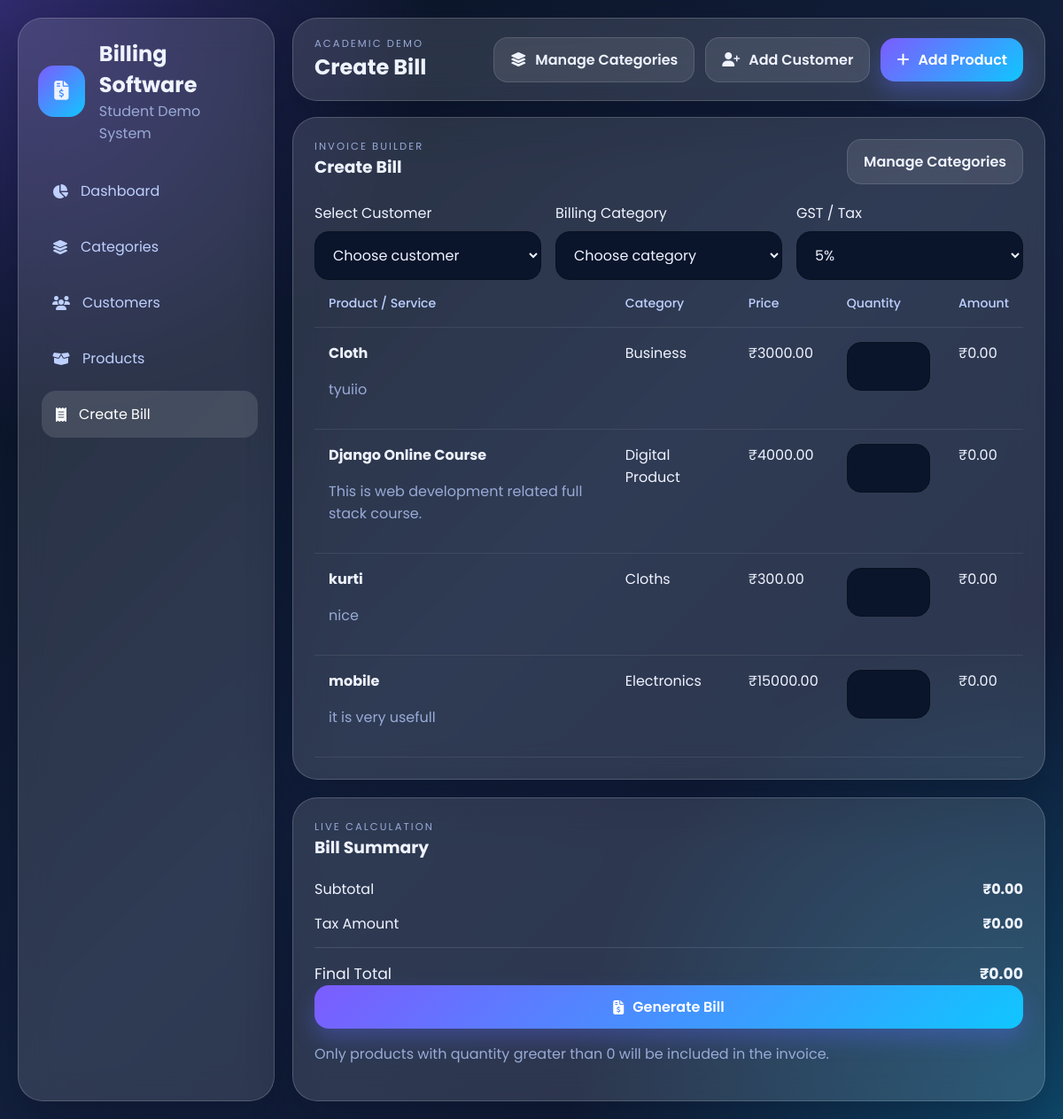
Page /bills/create/ on the committed database.
### billing/models.py (models this page shows, shortened)
class Product(models.Model):
    name = models.CharField(max_length=120)
    category = models.ForeignKey(Category, on_delete=PROTECT, related_name="products")
    price = models.DecimalField(max_digits=10, decimal_places=2)
    description = models.TextField(blank=True)
    created_at = models.DateTimeField(auto_now_add=True)
    class Meta:
        ordering = ["name"]

class Category(models.Model):
    name = models.CharField(max_length=100, unique=True)
    created_at = models.DateTimeField(auto_now_add=True)
    class Meta:
        ordering = ["name"]
        verbose_name_plural = "Categories"

### billing/views.py (the view, shortened to what this page needs)
# urls.py: path("bills/create/", views.create_bill, name="create_bill"),
def create_bill(request):
    customer_list = Customer.objects.all()
    product_list = Product.objects.select_related("category").all()
    category_list = Category.objects.all()
    selected_quantities = {}
    selected_customer = request.POST.get("customer", "")
    selected_category = request.POST.get("category", "")
    selected_tax = request.POST.get("tax_percentage", "5")
    context = {
        "page_title": "Create Bill",
        "customers": customer_list,
        "products": product_list,
        "categories": category_list,
        "tax_choices": TAX_CHOICES,
        "selected_customer": str(selected_customer),
        "selected_category": selected_category,
        "selected_tax": str(selected_tax),
        "selected_quantities": selected_quantities,
    }
    return render(request, "billing/create_bill.html", context)

### billing/context_processors.py (called while the page is built)
def sidebar_categories(request):
    return {
        "sidebar_categories": Category.objects.all()[:8],
    }

### billing/templatetags/billing_extras.py (called while the page is built)
@register.filter
def get_item(dictionary, key):
    if dictionary is None:
        return ""
    return dictionary.get(str(key), "")

### billing/templates/billing/create_bill.html (shortened to what this page needs)
{% extends 'billing/base.html' %}
{% load billing_extras %}
{% block content %}
<form method="post" class="content-grid bill-layout" id="bill-form">
    <section class="glass-panel panel-card">
        <div class="section-title">
            <div>
                <p class="eyebrow">Invoice builder</p>
                <h3>Create Bill</h3>
            </div>
            <a href="{% url 'billing:categories' %}" class="btn btn-light">Manage Categories</a>
        </div>
        <div class="form-grid three-columns compact-gap">
            <div class="form-group">
                <label for="customer">Select Customer</label>
                <select id="customer" name="customer" required>
                    <option value="">Choose customer</option>
                </select>
            </div>
            <div class="form-group">
                <label for="category">Billing Category</label>
                <select id="category" name="category" required>
                    <option value="">Choose category</option>
                </select>
            </div>
            <div class="form-group">
                <label for="tax_percentage">GST / Tax</label>
                <select id="tax_percentage" name="tax_percentage">
                    {% for tax in tax_choices %}
                        <option value="{{ tax }}" {% if selected_tax == tax|stringformat:'s' %}selected{% endif %}>{{ tax }}%</option>
                    {% endfor %}
                </select>
            </div>
        </div>
        <div class="table-wrapper bill-table-wrapper">
            <table class="data-table bill-table">
                <thead>
                    <tr>
                        <th>Product / Service</th>
                        <th>Category</th>
                        <th>Price</th>
                        <th>Quantity</th>
                        <th>Amount</th>
                    </tr>
                </thead>
                <tbody>
                    {% for product in products %}
                        <tr>
                            <td>
                                <strong>{{ product.name }}</strong>
                                <p class="table-note">{{ product.description|default:'No description available.' }}</p>
                            </td>
                            <td>{{ product.category.name }}</td>
                            <td class="product-price" data-price="{{ product.price }}">₹{{ product.price }}</td>
                            <td>
                                <input
                                    type="number"
                                    min="0"
                                    step="1"
                                    value="{{ selected_quantities|get_item:product.id }}"
                                    name="quantity_{{ product.id }}"
                                    class="quantity-input"
                                    data-price="{{ product.price }}"
                                >
                            </td>
                            <td class="line-total">₹0.00</td>
                        </tr>
                    {% endfor %}
                </tbody>
            </table>
        </div>
    </section>
    <aside class="glass-panel panel-card summary-card sticky-card">
        <div class="section-title">
            <div>
                <p class="eyebrow">Live calculation</p>
                <h3>Bill Summary</h3>
            </div>
        </div>
        <div class="summary-rows">
            <div class="summary-row">
                <span>Subtotal</span>
                <strong id="subtotal-display">₹0.00</strong>
            </div>
            <div class="summary-row">
                <span>Tax Amount</span>
                <strong id="tax-display">₹0.00</strong>
            </div>
            <div class="summary-row total">
                <span>Final Total</span>
                <strong id="final-display">₹0.00</strong>
            </div>
        </div>
        <button type="submit" class="btn btn-primary btn-block">
            <i class="fa-solid fa-file-invoice-dollar"></i>
            <span>Generate Bill</span>
        </button>
        <p class="muted-text">Only products with quantity greater than 0 will be included in the invoice.</p>
    </aside>
</form>
{% endblock %}

### billing/static/billing/css/style.css (style rules this page uses)
:root { --bg-primary: #09111f; --bg-secondary: #101b33; --panel-bg: rgba(255, 255, 255, 0.12); --panel-border: rgba(255, 255, 255, 0.18); --text-main: #eff3ff; --text-soft: #bed0ff; --text-muted: #99aad6; --accent: #7c5cff; --accent-2: #10c6ff; --success: #24d39b; --danger: #ff6b81; --warning: #ffcb57; --shadow: 0 18px 50px rgba(5, 13, 32, 0.32); --radius-xl: 28px; --radius-lg: 22px; --radius-md: 16px; --radius-sm: 12px; }
* { box-sizing: border-box; }
body { margin: 0; min-height: 100vh; font-family: 'Poppins', sans-serif; color: var(--text-main); background: radial-gradient(circle at top left, rgba(124, 92, 255, 0.35), transparent 28%), radial-gradient(circle at bottom right, rgba(16, 198, 255, 0.28), transparent 32%), linear-gradient(135deg, #081120 0%, #13203d 50%, #0e1730 100%); }
a { color: inherit; text-decoration: none; }
button, input, select, textarea { font: inherit; }
button { cursor: pointer; border: none; }
.sidebar, .topbar, .panel-card, .alert, .hero-banner, .stat-card, .product-card, .info-card, .totals-box, .invoice-note { backdrop-filter: blur(18px); -webkit-backdrop-filter: blur(18px); }
.glass-panel { background: var(--panel-bg); border: 1px solid var(--panel-border); box-shadow: var(--shadow); border-radius: var(--radius-xl); }
.brand h1, .brand p, .section-title h3, .section-title p, .hero-banner h3, .hero-banner p, .topbar h2, .topbar p { margin: 0; }
.brand p, .eyebrow, .muted-text, .table-note, .simple-list-item span, .sidebar-footer p { color: var(--text-muted); }
.eyebrow { text-transform: uppercase; font-size: 0.72rem; letter-spacing: 0.18em; margin-bottom: 6px; }
.hero-banner, .panel-card { padding: 24px; }
.content-grid, .form-grid, .toolbar-grid, .invoice-grid, .invoice-footer { display: grid; gap: 20px; }
.form-grid.three-columns { grid-template-columns: repeat(3, minmax(0, 1fr)); }
.compact-gap { gap: 16px; }
.section-title { display: flex; justify-content: space-between; align-items: flex-start; gap: 12px; margin-bottom: 20px; }
.workflow-list, .simple-list, .messages-stack, .summary-rows { display: grid; gap: 14px; }
.workflow-item, .simple-list-item, .summary-row { display: flex; justify-content: space-between; gap: 14px; }
.workflow-item h4, .workflow-item p, .simple-list-item h4, .simple-list-item p, .list-item-right strong, .list-item-right span, .summary-row span, .summary-row strong, .empty-state h4, .empty-state p, .invoice-note h4, .invoice-note p, .info-card h4, .info-card p, .product-card h4, .product-card p, .product-card strong { margin: 0; }
.btn { display: inline-flex; align-items: center; justify-content: center; gap: 10px; padding: 12px 18px; border-radius: 16px; font-weight: 600; transition: 0.25s ease; }
.btn-primary { background: linear-gradient(135deg, var(--accent), var(--accent-2)); color: #fff; box-shadow: 0 12px 24px rgba(90, 109, 255, 0.32); }
.btn-light { background: rgba(255, 255, 255, 0.1); color: var(--text-main); border: 1px solid rgba(255, 255, 255, 0.12); }
.btn-block { width: 100%; }
.form-group { display: grid; gap: 8px; }
input, select, textarea { width: 100%; padding: 14px 16px; border-radius: 16px; border: 1px solid #09111f; outline: none; background: #0a152c !important; color: var(--text-main); }
input::placeholder, textarea::placeholder { color: rgba(255, 255, 255, 0.42); }
.table-wrapper { width: 100%; overflow-x: auto; }
.data-table { width: 100%; border-collapse: collapse; min-width: 780px; }
.data-table th, .data-table td { padding: 16px; text-align: left; border-bottom: 1px solid rgba(255, 255, 255, 0.08); vertical-align: top; }
.data-table thead th { color: var(--text-soft); font-size: 0.88rem; font-weight: 500; }
.bill-layout { grid-template-columns: minmax(0, 1.6fr) minmax(320px, 0.8fr); align-items: start; }
.sticky-card { position: sticky; top: 20px; }
.summary-card { padding: 24px; }
.summary-row { align-items: center; }
.summary-row.total { padding-top: 16px; border-top: 1px solid rgba(255, 255, 255, 0.12); font-size: 1.08rem; }
.quantity-input { max-width: 110px; }
@media (max-width: 1200px) { .content-grid.two-columns, .bill-layout, .invoice-header, .invoice-footer { grid-template-columns: 1fr; } }
@media (max-width: 1200px) { .sticky-card, .sidebar { position: static; height: auto; } }

### rows in the picture
Product: name "Cloth", description "tyuiio", category.name "Business", price "3000.00"
Product: name "Django Online Course", description "This is web development related full stack course.", category.name "Digital Product", price "4000.00"
Product: name "kurti", description "nice", category.name "Cloths", price "300.00"
Product: name "mobile", description "it is very usefull", category.name "Electronics", price "15000.00"

### other values in the picture
{{ page_title|default:"Billing Dashboard" }} "Create Bill"
form field tax_percentage "5%"
